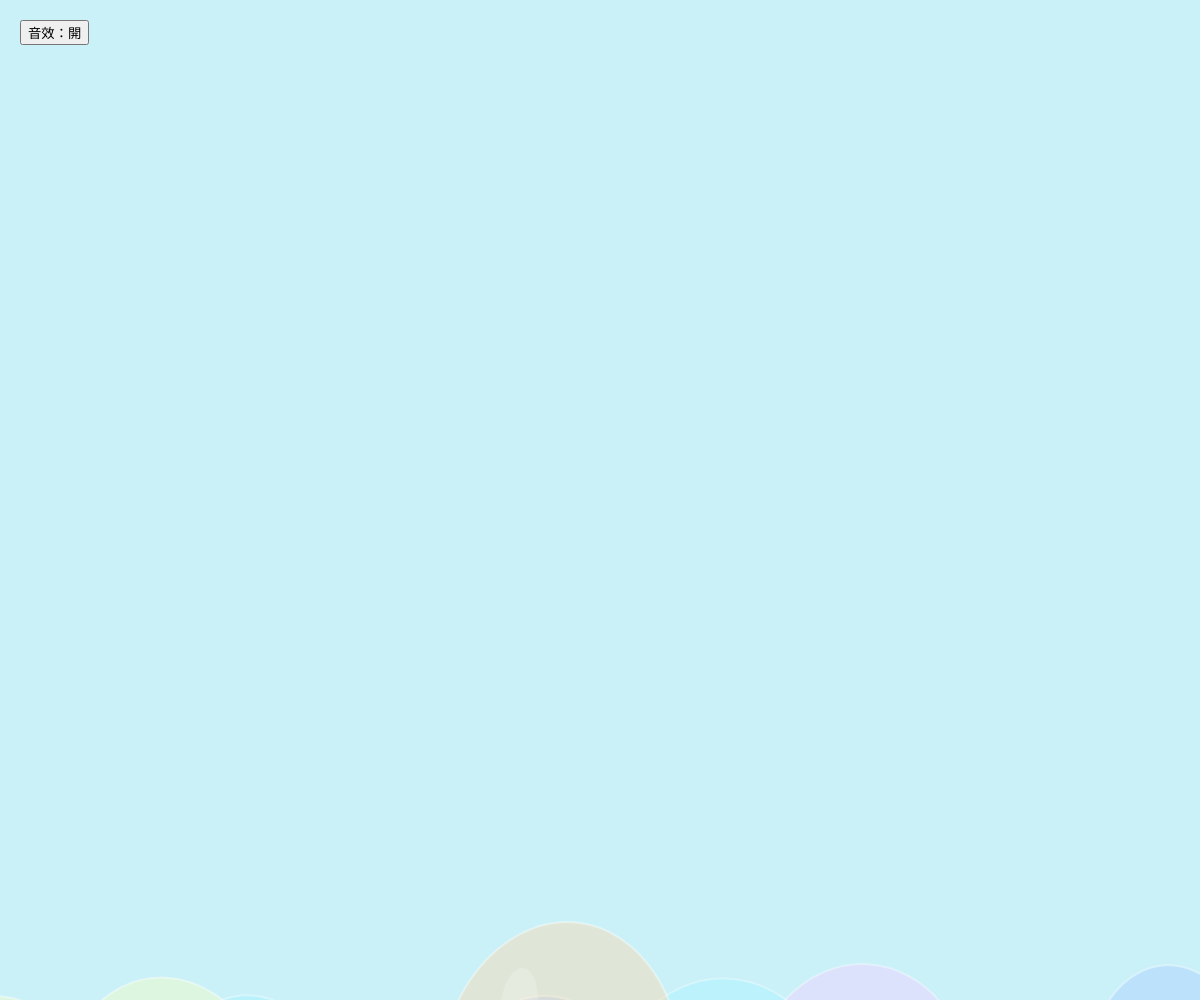
Frame 1 (no input)
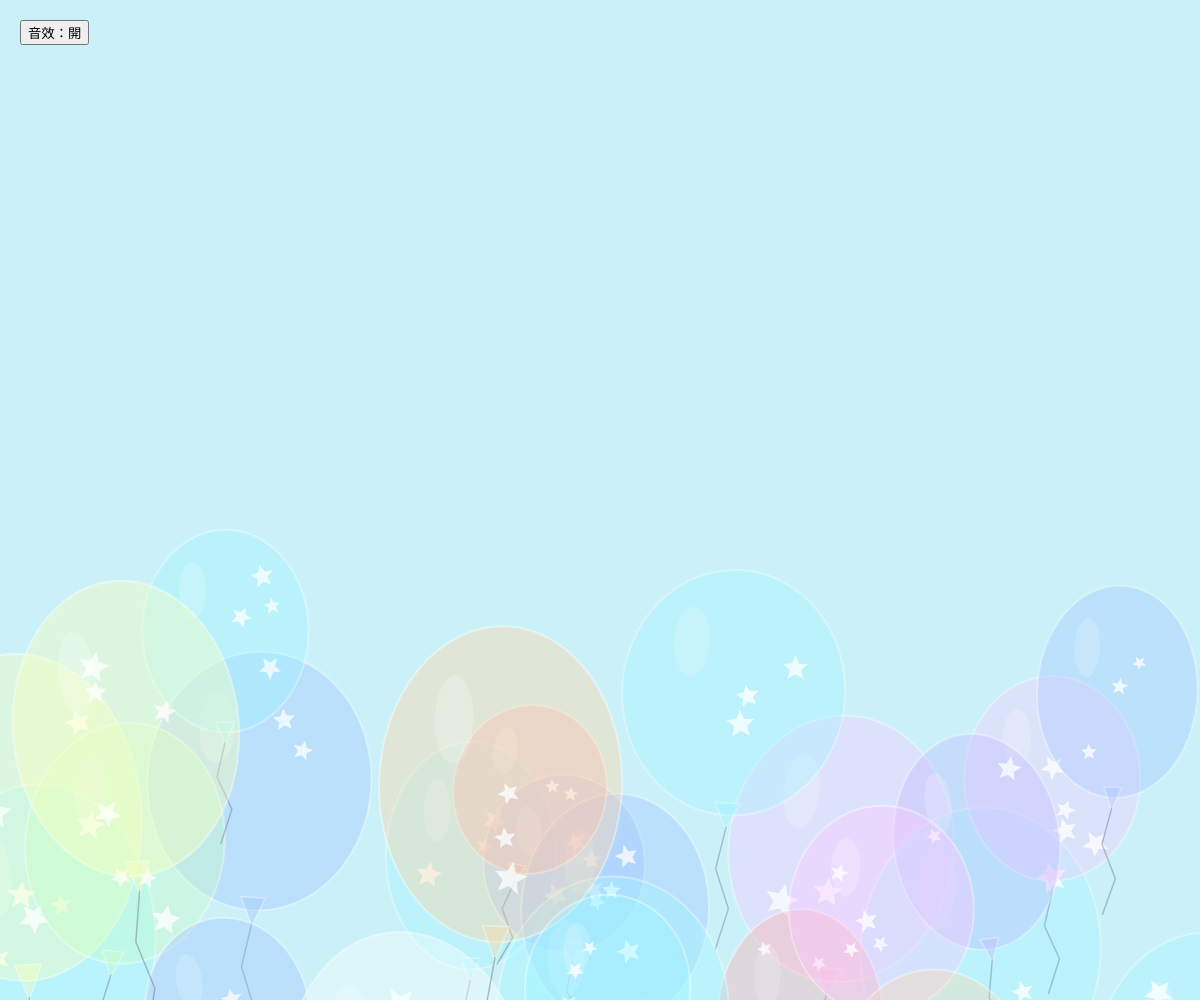
Frame 60 (no input)
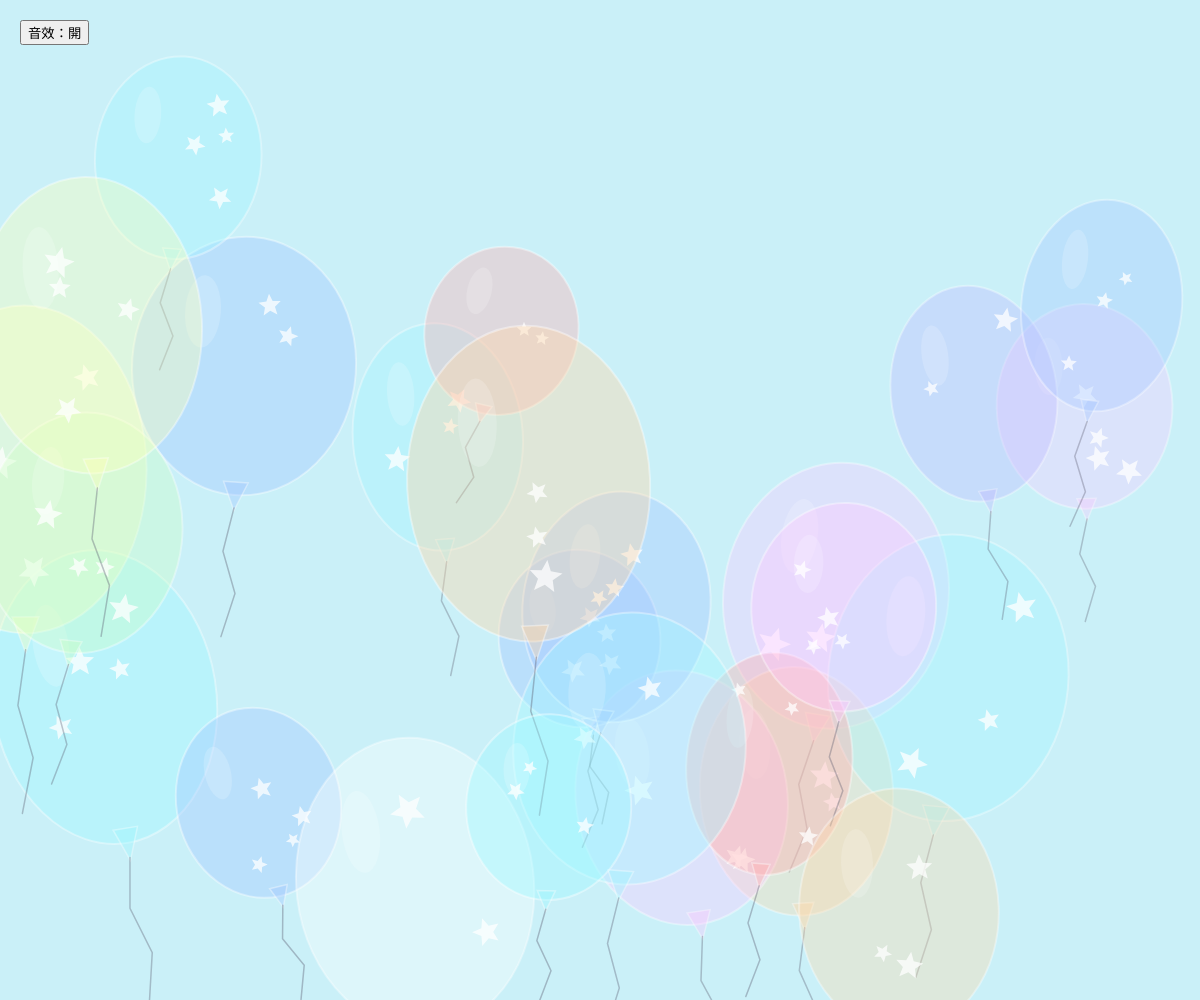
Frame 120 (the mouse pressed at the canvas centre since frame 60)

The p5.js sketch that drew these frames (run headless with seeded random() and noise() and a simulated clock; from frame 60 on, the mouse is pressed at the canvas centre):

// p5.js sketch
// ── sketch.js
// 宣告氣球陣列，用來存放所有氣球
let balloons = [];

// 宣告爆破粒子陣列，用來存放所有爆破粒子
let particles = [];

// 宣告 Web Audio API 音訊環境
let audioContext = null;

// 記錄音效是否開啟
let soundEnabled = true;

// 記錄音效是否已經初始化
let audioInitialized = false;

// 宣告音效開關按鈕
let soundButton;

// 設定氣球總數量
const BALLOON_COUNT = 25;

// 設定每次爆破的氣球數量
const BURST_COUNT = 2;

// 設定爆破間隔時間
const BURST_INTERVAL = 1000;

// 設定氣球顏色清單
const BALLOON_COLORS = [
  "#ffadad",
  "#ffd6a5",
  "#fdffb6",
  "#caffbf",
  "#9bf6ff",
  "#a0c4ff",
  "#bdb2ff",
  "#ffc6ff",
  "#fffffc"
];

// 記錄上一次爆破時間
let lastBurstTime = 0;

// p5.js 初始化函式
function setup() {
  // 建立符合視窗大小的畫布
  createCanvas(windowWidth, windowHeight);

  // 建立音效開關按鈕
  soundButton = createButton("音效：開");

  // 設定按鈕的 HTML 類別
  soundButton.class("sound-button");

  // 設定按鈕的位置
  soundButton.position(20, 20);

  // 設定按鈕的滑鼠點擊事件
  soundButton.mousePressed(toggleSound);

  // 建立 25 顆氣球
  for (let i = 0; i < BALLOON_COUNT; i++) {
    // 建立氣球並加入氣球陣列
    balloons.push(new Balloon(i));
  }

  // 記錄初始時間
  lastBurstTime = millis();
}

// p5.js 主繪圖函式
function draw() {
  // 重新繪製背景
  background("#caf0f8");

  // 取得目前時間
  const currentTime = millis();

  // 判斷是否經過一秒
  if (currentTime - lastBurstTime >= BURST_INTERVAL) {
    // 爆破兩顆氣球
    burstTwoBalloons();

    // 更新上一次爆破時間
    lastBurstTime = currentTime;
  }

  // 更新並繪製所有氣球
  for (let i = 0; i < balloons.length; i++) {
    // 更新氣球位置
    balloons[i].update();

    // 繪製氣球
    balloons[i].display();
  }

  // 從後往前更新爆破粒子
  for (let i = particles.length - 1; i >= 0; i--) {
    // 更新粒子
    particles[i].update();

    // 繪製粒子
    particles[i].display();

    // 移除已經消失的粒子
    if (particles[i].isFinished()) {
      particles.splice(i, 1);
    }
  }
}

// 當視窗大小改變時執行
function windowResized() {
  // 重新設定畫布大小
  resizeCanvas(windowWidth, windowHeight);
}

// 切換音效開關
function toggleSound() {
  // 反轉音效開關狀態
  soundEnabled = !soundEnabled;

  // 更新按鈕文字
  soundButton.html(soundEnabled ? "音效：開" : "音效：關");

  // 當音效開啟時初始化音訊
  if (soundEnabled) {
    // 初始化音訊環境
    enableAudio();
  }
}

// 初始化 Web Audio API
function enableAudio() {
  // 如果音訊已初始化就不重複建立
  if (audioInitialized) {
    // 如果音訊處於暫停狀態就恢復播放
    if (audioContext && audioContext.state === "suspended") {
      // 恢復音訊環境
      audioContext.resume();
    }

    // 結束函式
    return;
  }

  // 取得瀏覽器支援的 AudioContext
  const AudioContextClass =
    window.AudioContext || window.webkitAudioContext;

  // 如果瀏覽器不支援音訊就結束
  if (!AudioContextClass) {
    // 關閉音效狀態
    soundEnabled = false;

    // 更新按鈕文字
    soundButton.html("音效：不可用");

    // 結束函式
    return;
  }

  // 建立音訊環境
  audioContext = new AudioContextClass();

  // 設定音訊已初始化
  audioInitialized = true;

  // 如果瀏覽器暫停音訊就恢復
  if (audioContext.state === "suspended") {
    // 恢復音訊環境
    audioContext.resume();
  }
}

// 播放爆破音效
function playPopSound() {
  // 如果音效關閉或音訊尚未初始化就不播放
  if (!soundEnabled || !audioInitialized || !audioContext) {
    // 結束函式
    return;
  }

  // 如果音訊處於暫停狀態就不播放
  if (audioContext.state === "suspended") {
    // 嘗試恢復音訊環境
    audioContext.resume();
  }

  // 取得音效開始時間
  const startTime = audioContext.currentTime;

  // 建立振盪器
  const oscillator = audioContext.createOscillator();

  // 建立音量控制器
  const gainNode = audioContext.createGain();

  // 建立低通濾波器
  const filterNode = audioContext.createBiquadFilter();

  // 設定振盪器波形
  oscillator.type = "sine";

  // 設定起始頻率
  oscillator.frequency.setValueAtTime(260, startTime);

  // 讓頻率快速下降
  oscillator.frequency.exponentialRampToValueAtTime(
    75,
    startTime + 0.16
  );

  // 設定濾波器類型
  filterNode.type = "lowpass";

  // 設定濾波器起始頻率
  filterNode.frequency.setValueAtTime(1200, startTime);

  // 讓濾波器頻率下降
  filterNode.frequency.exponentialRampToValueAtTime(
    250,
    startTime + 0.16
  );

  // 設定初始音量
  gainNode.gain.setValueAtTime(0.0001, startTime);

  // 快速提高音量
  gainNode.gain.exponentialRampToValueAtTime(
    0.28,
    startTime + 0.012
  );

  // 讓音量快速降低
  gainNode.gain.exponentialRampToValueAtTime(
    0.0001,
    startTime + 0.18
  );

  // 連接振盪器與濾波器
  oscillator.connect(filterNode);

  // 連接濾波器與音量控制器
  filterNode.connect(gainNode);

  // 連接音量控制器與喇叭
  gainNode.connect(audioContext.destination);

  // 開始播放聲音
  oscillator.start(startTime);

  // 停止播放聲音
  oscillator.stop(startTime + 0.2);
}

// 每秒爆破兩顆氣球
function burstTwoBalloons() {
  // 建立可選取的氣球索引
  let availableIndexes = [];

  // 將所有氣球索引加入清單
  for (let i = 0; i < balloons.length; i++) {
    // 儲存氣球索引
    availableIndexes.push(i);
  }

  // 重複爆破兩顆氣球
  for (let i = 0; i < BURST_COUNT; i++) {
    // 隨機選取索引位置
    const randomListIndex = floor(random(availableIndexes.length));

    // 取得氣球索引
    const balloonIndex = availableIndexes[randomListIndex];

    // 移除已選取的索引
    availableIndexes.splice(randomListIndex, 1);

    // 取得選中的氣球
    const balloon = balloons[balloonIndex];

    // 建立爆破效果
    balloon.createBurstEffect();

    // 播放爆破音效
    playPopSound();

    // 將爆破後的氣球重設到視窗下方
    balloon.reset();
  }
}

// 建立氣球類別
class Balloon {
  // 建立氣球初始資料
  constructor(index) {
    // 儲存氣球編號
    this.index = index;

    // 設定氣球水平位置
    this.x = random(width);

    // 設定氣球垂直位置
    this.y = random(height + 50, height + 300);

    // 設定氣球寬度
    this.width = random(150, 250);

    // 設定氣球高度
    this.height = this.width * random(1.1, 1.35);

    // 設定氣球顏色
    this.color = color(random(BALLOON_COLORS));

    // 設定氣球透明度
    this.alpha = random(80, 100);

    // 套用透明度
    this.color.setAlpha(this.alpha);

    // 設定氣球速度
    this.speed = random(3, 8);

    // 設定左右搖晃幅度
    this.swayAmount = random(0.8, 2.5);

    // 設定左右搖晃速度
    this.swaySpeed = random(0.01, 0.035);

    // 設定左右搖晃相位
    this.swayOffset = random(TWO_PI);

    // 記錄初始水平位置
    this.startX = this.x;

    // 設定旋轉角度
    this.rotation = random(-0.12, 0.12);

    // 設定旋轉速度
    this.rotationSpeed = random(-0.0015, 0.0015);

    // 設定星星數量
    this.starCount = floor(random(2, 5));

    // 建立星星陣列
    this.stars = [];

    // 建立星星
    this.createStars();
  }

  // 建立氣球上的星星
  createStars() {
    // 清空星星陣列
    this.stars = [];

    // 建立多顆星星
    for (let i = 0; i < this.starCount; i++) {
      // 設定星星水平位置比例
      const normalizedX = random(-0.28, 0.28);

      // 設定星星垂直位置比例
      const normalizedY = random(-0.32, 0.32);

      // 設定星星大小
      const starSize = min(
        random(this.width * 0.045, this.width * 0.08),
        this.width * 0.08
      );

      // 儲存星星資料
      this.stars.push({
        // 設定星星水平位置
        x: normalizedX * this.width,

        // 設定星星垂直位置
        y: normalizedY * this.height,

        // 設定星星尺寸
        size: starSize,

        // 設定星星旋轉角度
        rotation: random(-PI, PI)
      });
    }
  }

  // 更新氣球位置
  update() {
    // 讓氣球向上移動
    this.y -= this.speed;

    // 讓氣球左右搖晃
    this.x =
      this.startX +
      sin(frameCount * this.swaySpeed + this.swayOffset) *
        this.swayAmount *
        20;

    // 讓氣球緩慢旋轉
    this.rotation += this.rotationSpeed;

    // 當氣球飄出畫布上方時重設
    if (this.y + this.height / 2 < 0) {
      // 重設氣球資料
      this.reset();
    }
  }

  // 重設氣球
  reset() {
    // 設定新的水平位置
    this.x = random(width);

    // 設定新的垂直位置
    this.y = height + random(50, 250);

    // 記錄新的起始水平位置
    this.startX = this.x;

    // 設定新的寬度
    this.width = random(150, 250);

    // 設定新的高度
    this.height = this.width * random(1.1, 1.35);

    // 設定新的顏色
    this.color = color(random(BALLOON_COLORS));

    // 設定新的透明度
    this.alpha = random(80, 100);

    // 套用新的透明度
    this.color.setAlpha(this.alpha);

    // 設定新的速度
    this.speed = random(3, 8);

    // 設定新的左右搖晃幅度
    this.swayAmount = random(0.8, 2.5);

    // 設定新的左右搖晃速度
    this.swaySpeed = random(0.01, 0.035);

    // 設定新的左右搖晃相位
    this.swayOffset = random(TWO_PI);

    // 設定新的旋轉角度
    this.rotation = random(-0.12, 0.12);

    // 設定新的旋轉速度
    this.rotationSpeed = random(-0.0015, 0.0015);

    // 設定新的星星數量
    this.starCount = floor(random(2, 5));

    // 重新建立星星
    this.createStars();
  }

  // 建立爆破效果
  createBurstEffect() {
    // 設定爆破粒子數量
    const particleCount = 32;

    // 建立爆破粒子
    for (let i = 0; i < particleCount; i++) {
      // 設定粒子爆散角度
      const angle = TWO_PI * i / particleCount + random(-0.15, 0.15);

      // 設定粒子爆散速度
      const speed = random(2, 7);

      // 建立粒子
      particles.push(
        new BurstParticle(
          this.x,
          this.y,
          cos(angle) * speed,
          sin(angle) * speed,
          this.color
        )
      );
    }

    // 建立爆破閃光
    particles.push(new BurstFlash(this.x, this.y, this.width));
  }

  // 繪製氣球
  display() {
    // 儲存目前繪圖狀態
    push();

    // 移動到氣球位置
    translate(this.x, this.y);

    // 套用旋轉角度
    rotate(this.rotation);

    // 設定氣球填滿顏色
    fill(this.color);

    // 設定氣球外框顏色
    stroke(255, 255, 255, this.alpha);

    // 設定外框粗細
    strokeWeight(2);

    // 繪製橢圓形氣球
    ellipse(0, 0, this.width, this.height);

    // 設定星星顏色
    fill(255, 255, 255, 190);

    // 移除星星外框
    noStroke();

    // 繪製所有星星
    for (let i = 0; i < this.stars.length; i++) {
      // 儲存星星繪圖設定
      push();

      // 移動到星星位置
      translate(this.stars[i].x, this.stars[i].y);

      // 套用星星旋轉角度
      rotate(this.stars[i].rotation);

      // 繪製星星
      this.drawStar(
        0,
        0,
        this.stars[i].size * 0.45,
        this.stars[i].size,
        5
      );

      // 還原星星繪圖設定
      pop();
    }

    // 設定尾部結填滿顏色
    fill(this.color);

    // 設定尾部結外框顏色
    stroke(255, 255, 255, this.alpha);

    // 設定尾部結外框粗細
    strokeWeight(1.5);

    // 繪製尾部結
    triangle(
      -this.width * 0.055,
      this.height * 0.45,
      this.width * 0.055,
      this.height * 0.45,
      0,
      this.height * 0.56
    );

    // 設定細繩顏色
    stroke(90, 90, 110, this.alpha);

    // 設定細繩粗細
    strokeWeight(1.5);

    // 移除細繩填滿色
    noFill();

    // 開始繪製細繩
    beginShape();

    // 設定細繩起點
    vertex(0, this.height * 0.55);

    // 設定細繩第二個點
    vertex(-8, this.height * 0.72);

    // 設定細繩第三個點
    vertex(7, this.height * 0.88);

    // 設定細繩終點
    vertex(-4, this.height * 1.05);

    // 結束繪製細繩
    endShape();

    // 設定高光顏色
    fill(255, 255, 255, 45);

    // 移除高光外框
    noStroke();

    // 繪製高光
    ellipse(
      -this.width * 0.2,
      -this.height * 0.2,
      this.width * 0.16,
      this.height * 0.28
    );

    // 還原繪圖狀態
    pop();
  }

  // 繪製五角星
  drawStar(x, y, innerRadius, outerRadius, points) {
    // 設定星星角度間隔
    const angle = TWO_PI / points;

    // 設定內外角之間的半角
    const halfAngle = angle / 2;

    // 開始繪製星星
    beginShape();

    // 逐步繪製星星頂點
    for (let i = 0; i < TWO_PI; i += angle) {
      // 計算外側頂點水平位置
      const outerX = x + cos(i - HALF_PI) * outerRadius;

      // 計算外側頂點垂直位置
      const outerY = y + sin(i - HALF_PI) * outerRadius;

      // 加入外側頂點
      vertex(outerX, outerY);

      // 計算內側頂點水平位置
      const innerX = x + cos(i + halfAngle - HALF_PI) * innerRadius;

      // 計算內側頂點垂直位置
      const innerY = y + sin(i + halfAngle - HALF_PI) * innerRadius;

      // 加入內側頂點
      vertex(innerX, innerY);
    }

    // 封閉星星
    endShape(CLOSE);
  }
}

// 建立爆破粒子類別
class BurstParticle {
  // 設定爆破粒子初始資料
  constructor(x, y, velocityX, velocityY, particleColor) {
    // 設定粒子水平位置
    this.x = x;

    // 設定粒子垂直位置
    this.y = y;

    // 設定粒子水平速度
    this.velocityX = velocityX;

    // 設定粒子垂直速度
    this.velocityY = velocityY;

    // 儲存粒子顏色
    this.particleColor = particleColor;

    // 設定粒子生命值
    this.life = 255;

    // 設定粒子大小
    this.size = random(5, 12);

    // 設定粒子旋轉角度
    this.rotation = random(TWO_PI);

    // 設定粒子旋轉速度
    this.rotationSpeed = random(-0.15, 0.15);

    // 隨機設定粒子形狀
    this.shape = random() < 0.5 ? "circle" : "star";
  }

  // 更新爆破粒子
  update() {
    // 更新粒子水平位置
    this.x += this.velocityX;

    // 更新粒子垂直位置
    this.y += this.velocityY;

    // 加入重力效果
    this.velocityY += 0.12;

    // 讓水平速度逐漸減少
    this.velocityX *= 0.985;

    // 更新粒子旋轉
    this.rotation += this.rotationSpeed;

    // 讓粒子逐漸消失
    this.life -= 5;
  }

  // 繪製爆破粒子
  display() {
    // 儲存繪圖狀態
    push();

    // 移動到粒子位置
    translate(this.x, this.y);

    // 套用粒子旋轉
    rotate(this.rotation);

    // 設定粒子顏色與透明度
    fill(
      red(this.particleColor),
      green(this.particleColor),
      blue(this.particleColor),
      this.life
    );

    // 移除粒子外框
    noStroke();

    // 繪製圓形或星形粒子
    if (this.shape === "circle") {
      // 繪製圓形粒子
      ellipse(0, 0, this.size, this.size);
    } else {
      // 繪製星形粒子
      drawParticleStar(0, 0, this.size * 0.4, this.size, 5);
    }

    // 還原繪圖狀態
    pop();
  }

  // 判斷粒子是否已經消失
  isFinished() {
    // 回傳粒子是否已經完成淡出
    return this.life <= 0;
  }
}

// 建立爆破閃光類別
class BurstFlash {
  // 設定爆破閃光初始資料
  constructor(x, y, balloonWidth) {
    // 設定閃光水平位置
    this.x = x;

    // 設定閃光垂直位置
    this.y = y;

    // 設定閃光大小
    this.size = balloonWidth * 0.15;

    // 設定閃光生命值
    this.life = 255;
  }

  // 更新閃光效果
  update() {
    // 讓閃光逐漸變大
    this.size += 12;

    // 讓閃光逐漸消失
    this.life -= 18;
  }

  // 繪製閃光效果
  display() {
    // 儲存繪圖狀態
    push();

    // 移動到閃光位置
    translate(this.x, this.y);

    // 設定閃光顏色與透明度
    fill(255, 255, 255, this.life);

    // 移除閃光外框
    noStroke();

    // 繪製閃光圓形
    ellipse(0, 0, this.size, this.size);

    // 還原繪圖狀態
    pop();
  }

  // 判斷閃光是否已經消失
  isFinished() {
    // 回傳閃光是否完成淡出
    return this.life <= 0;
  }
}

// 繪製爆破星星粒子
function drawParticleStar(x, y, innerRadius, outerRadius, points) {
  // 設定星星角度間隔
  const angle = TWO_PI / points;

  // 設定星星內外角半角
  const halfAngle = angle / 2;

  // 開始繪製星星
  beginShape();

  // 建立星星頂點
  for (let i = 0; i < TWO_PI; i += angle) {
    // 計算外側頂點水平座標
    const outerX = x + cos(i - HALF_PI) * outerRadius;

    // 計算外側頂點垂直座標
    const outerY = y + sin(i - HALF_PI) * outerRadius;

    // 加入外側頂點
    vertex(outerX, outerY);

    // 計算內側頂點水平座標
    const innerX = x + cos(i + halfAngle - HALF_PI) * innerRadius;

    // 計算內側頂點垂直座標
    const innerY = y + sin(i + halfAngle - HALF_PI) * innerRadius;

    // 加入內側頂點
    vertex(innerX, innerY);
  }

  // 封閉星星形狀
  endShape(CLOSE);
}
